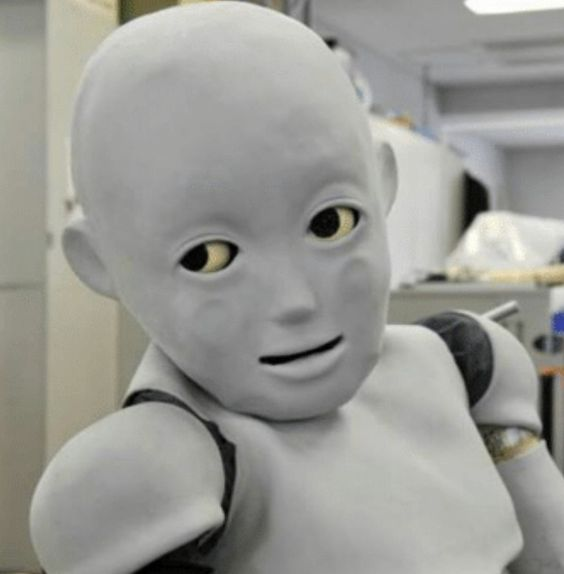
#> input picture AI_Source/AI_01/6_1.OpenCV/images/ahah1.jpg, 564 x 574 px
$ python OpenCV_blur.py
#> lines starting #> are read from the running program, lines starting #| are printed output that depends on the picture
import cv2

src = cv2.imread('./images/ahah1.jpg', cv2.IMREAD_COLOR)
#> src is the input picture: shape (574, 564, 3); mean B, G, R 148.6, 153.9, 153.9

for ksize in (3, 9, 15, 21):
  dst = cv2.blur(
    src,
    (ksize, ksize),
    anchor=(-1, -1),
    borderType=cv2.BORDER_DEFAULT
  )

  desc = 'Mean : {} X {}'.format(ksize, ksize)

  cv2.putText(
    dst,
    desc,
    (10, 30),
    cv2.FONT_HERSHEY_SIMPLEX,
    1.0,
    255,
    1,
    cv2.LINE_AA
  )

  cv2.imshow('dst', dst)
  cv2.waitKey()
#> this loop made 4 passes
#> pass 1, `cv2.imshow('dst', dst)`:
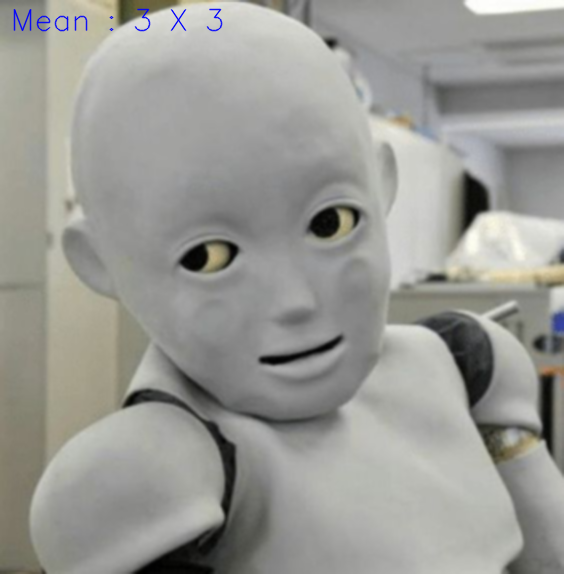
#> window 'dst': shape (574, 564, 3); mean B, G, R 148.8, 153.6, 153.6
#> after the loop:
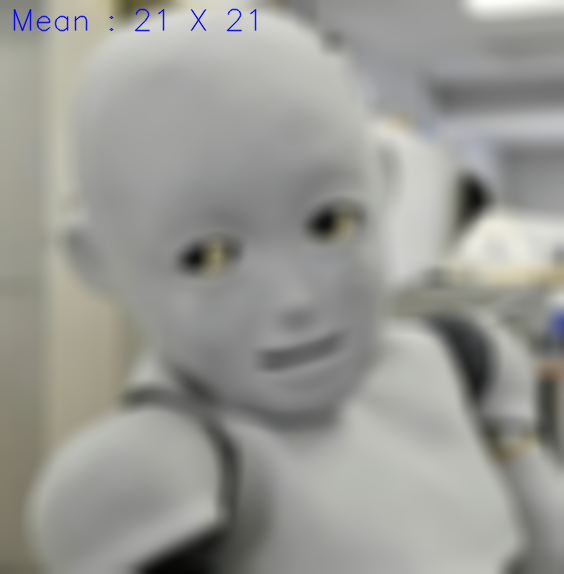
#> dst: shape (574, 564, 3); mean B, G, R 148.8, 153.6, 153.6

cv2.destroyAllWindows()

$ run again, with AI_Source/AI_01/6_1.OpenCV/images/404.jpg copied over AI_Source/AI_01/6_1.OpenCV/images/ahah1.jpg
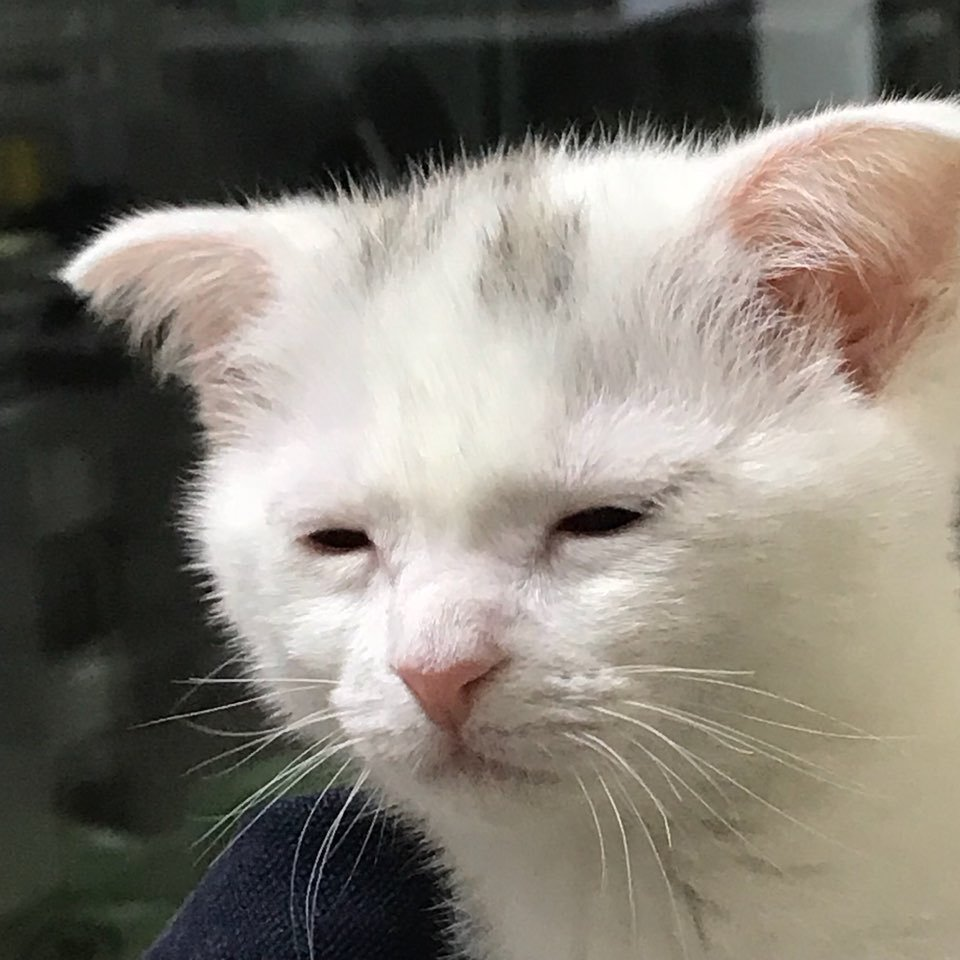
#> input picture AI_Source/AI_01/6_1.OpenCV/images/404.jpg, 960 x 960 px
#> src is the input picture: shape (960, 960, 3); mean B, G, R 115.8, 125.3, 131.2
#> the loop `for ksize in (3, 9, 15, 21):` made 4 passes
#> pass 2, `cv2.imshow('dst', dst)`:
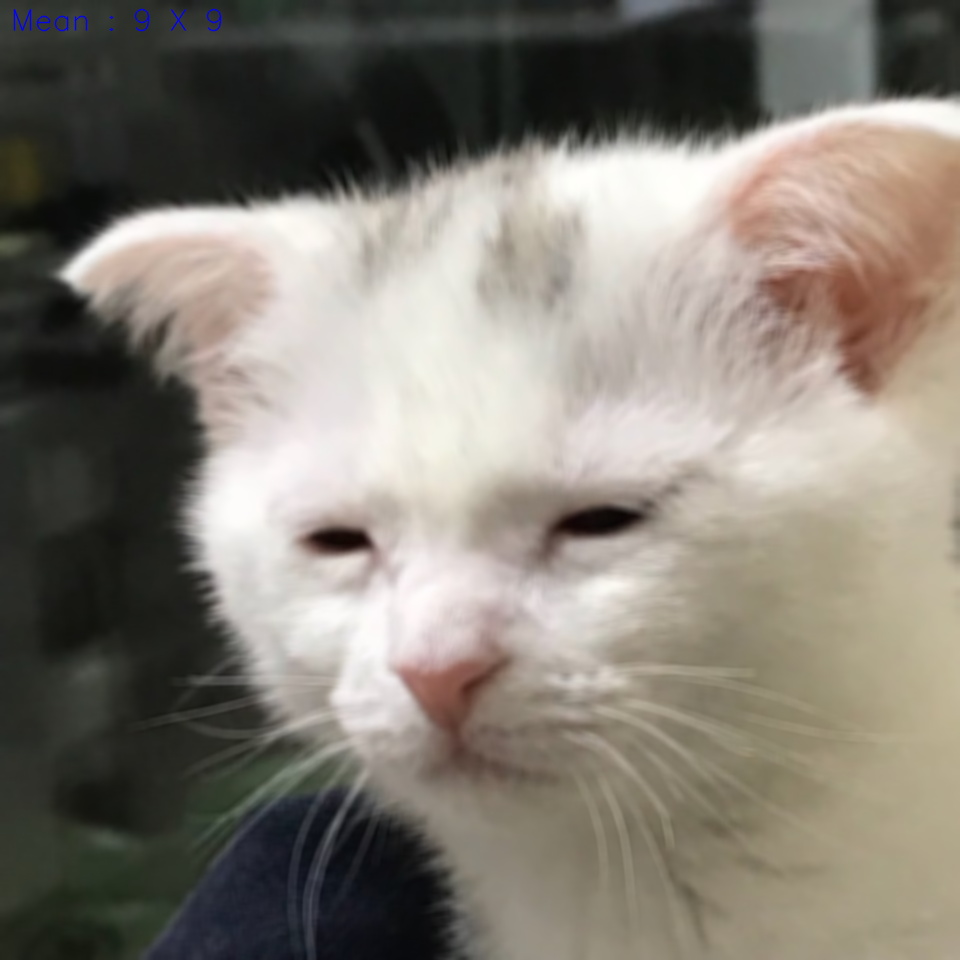
#> window 'dst': shape (960, 960, 3); mean B, G, R 115.9, 125.2, 131.2
